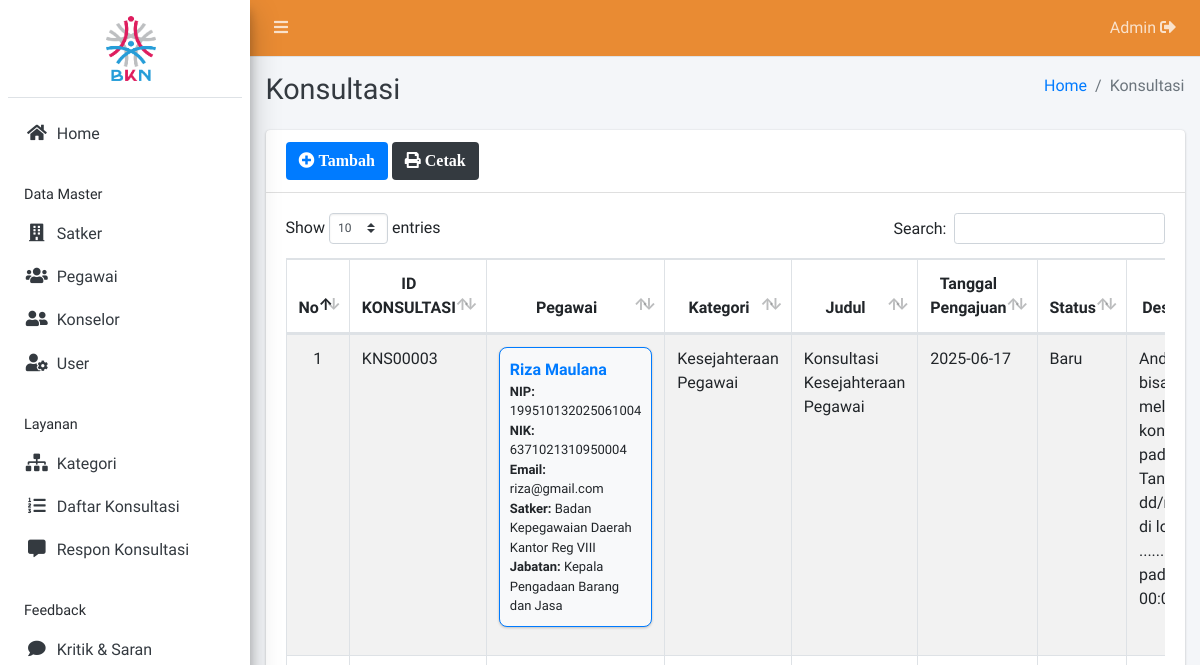
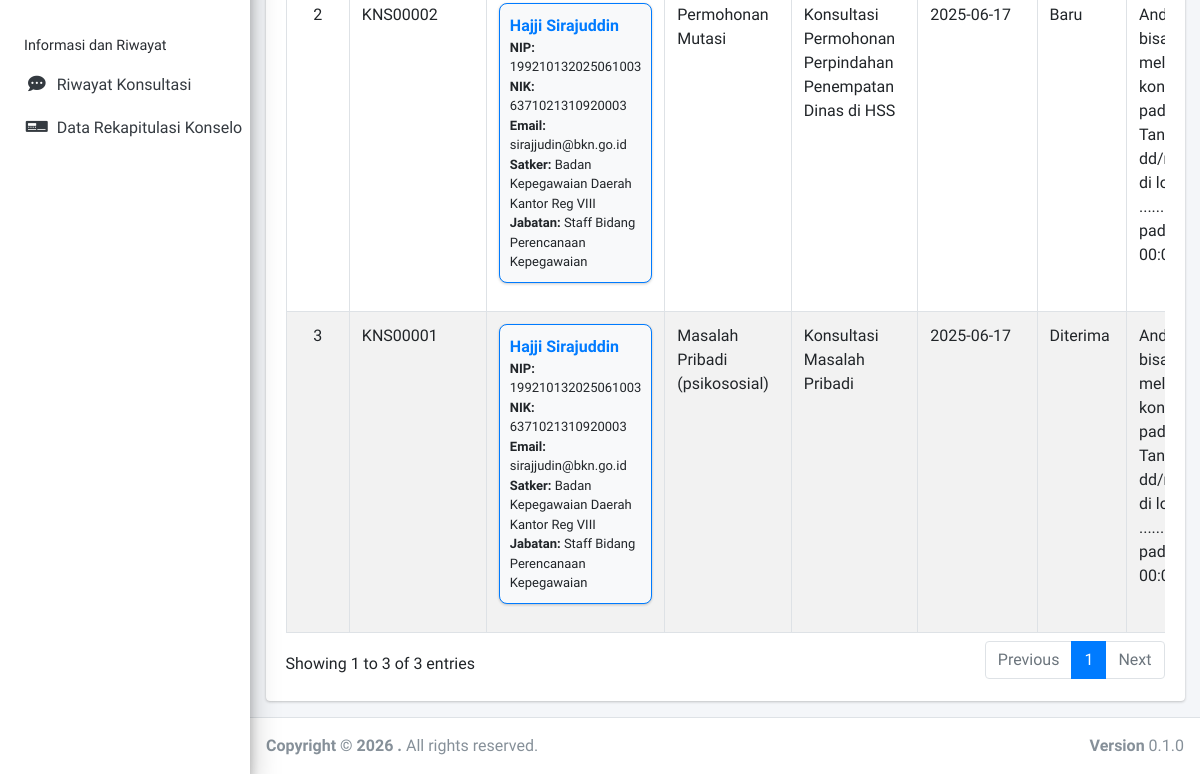
Page /admin/konsultasi/index.php (signed in) on the earlier database version (2 pictures, top to bottom).
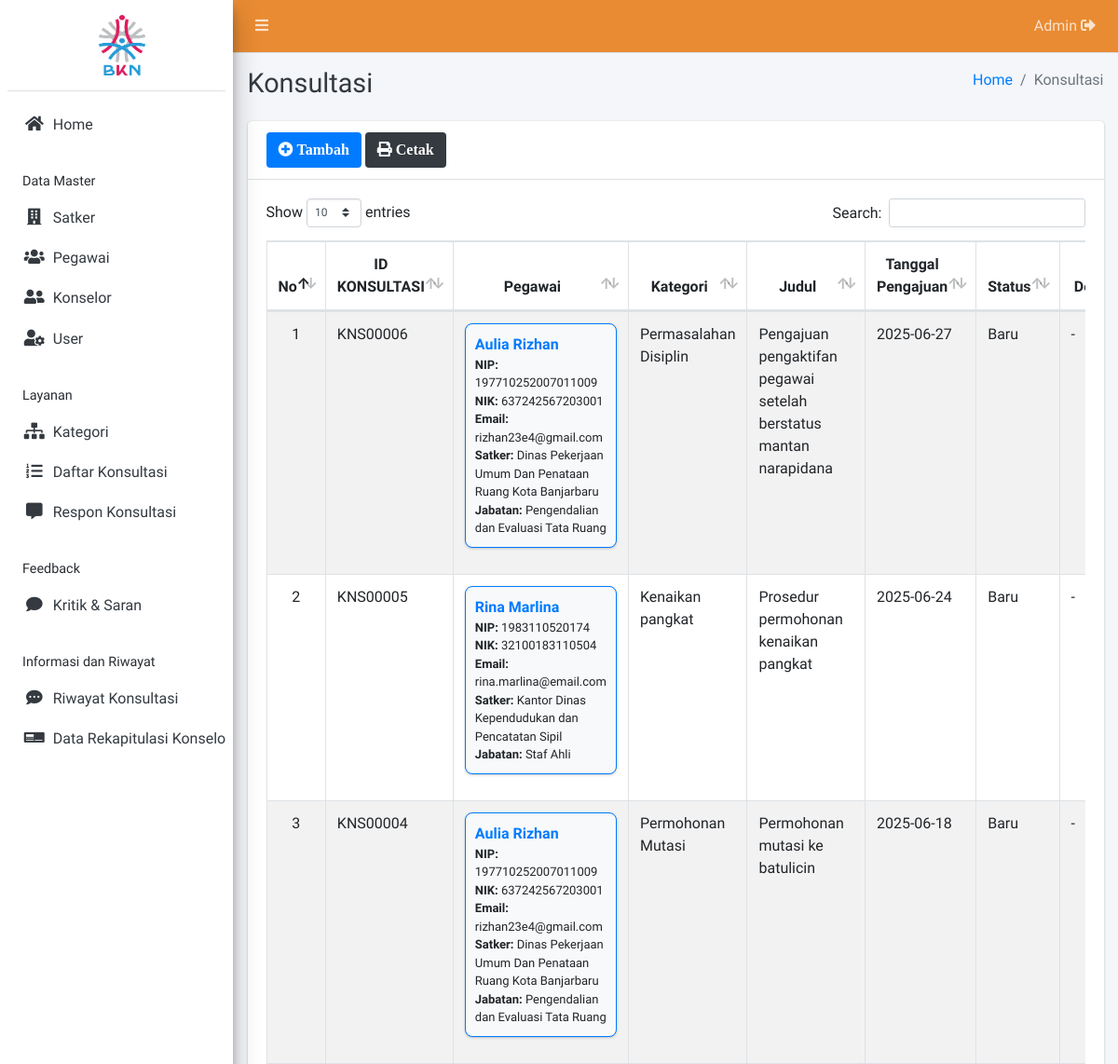
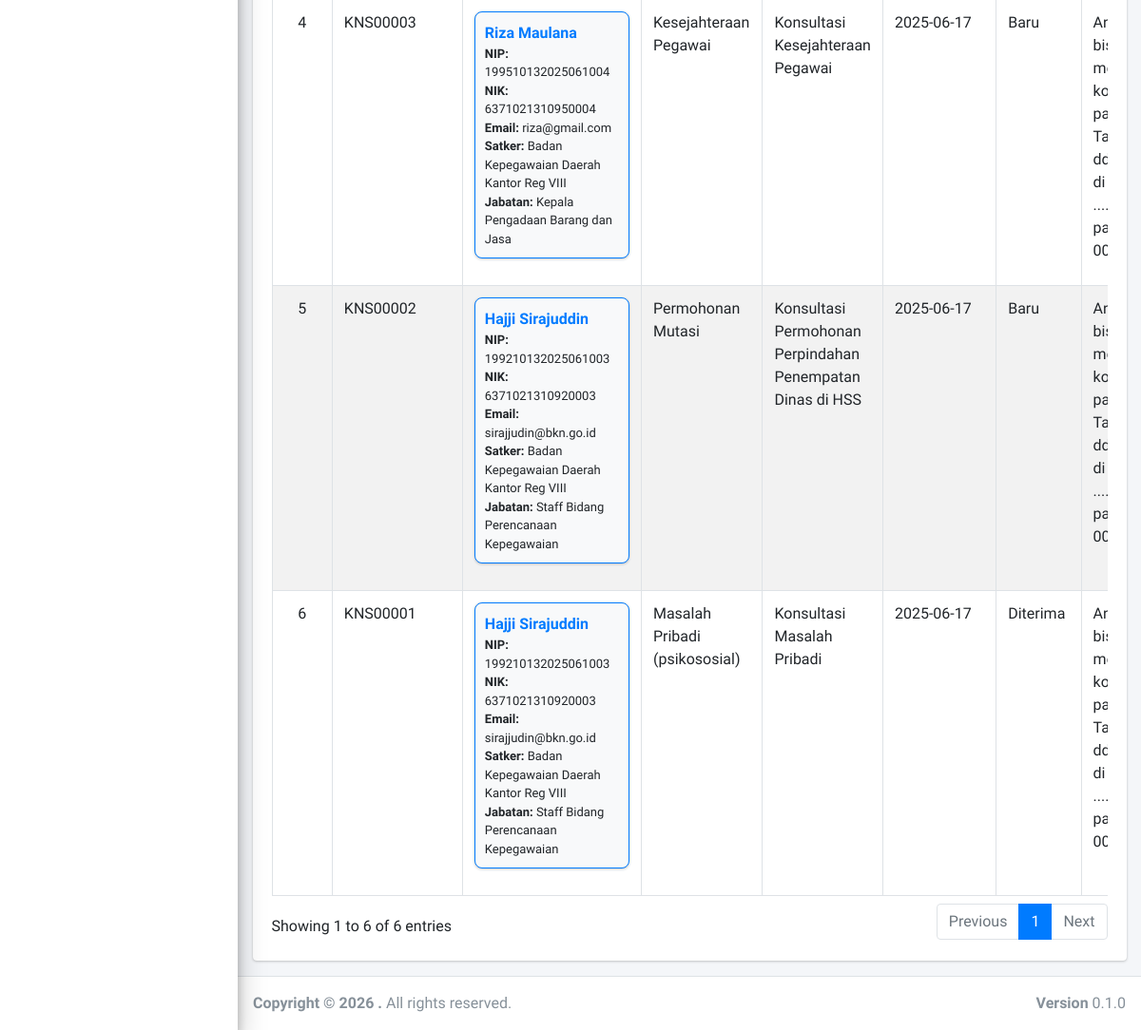
Same page on the later database version (2 pictures, top to bottom).
### tables this page shows
CREATE TABLE `konsultasi` (
  `id_konsultasi` varchar(25) NOT NULL,
  `nip` varchar(25) NOT NULL,
  `id_kategori` int(11) NOT NULL,
  `judul` varchar(150) NOT NULL,
  `tanggal_pengajuan` date NOT NULL,
  `status` varchar(20) NOT NULL,
  `deskripsi` text NOT NULL,
  `tanggal_respon` date NOT NULL
);

CREATE TABLE `pegawai` (
  `nip` varchar(25) NOT NULL,
  `nik` varchar(25) NOT NULL,
  `nama_lengkap` varchar(50) NOT NULL,
  `email` varchar(50) NOT NULL,
  `id_satker` varchar(50) NOT NULL,
  `jabatan` varchar(50) NOT NULL
);

CREATE TABLE `satker` (
  `id_satker` varchar(100) NOT NULL,
  `satker` varchar(250) NOT NULL,
  `lokasi` text NOT NULL
);

CREATE TABLE `kategori` (
  `id_kategori` int(11) NOT NULL,
  `nama_kategori` varchar(80) NOT NULL,
  `deskripsi` text NOT NULL
);

### config/config.php (called while the page is built, shortened)
<?php
function base_url($url = null)
{
    $env_base = getenv('BASE_URL');
    if ($env_base && is_string($env_base) && trim($env_base) !== '') {
        $base = rtrim(trim($env_base), '/');
    } else {
        if (!empty($_SERVER['HTTP_X_FORWARDED_PROTO'])) {
            $scheme = $_SERVER['HTTP_X_FORWARDED_PROTO'];
        } else {
            $scheme = (!empty($_SERVER['HTTPS']) && $_SERVER['HTTPS'] !== 'off') || (isset($_SERVER['SERVER_PORT']) && $_SERVER['SERVER_PORT'] == 443)
                ? 'https'
                : 'http';
        }
        if (!empty($_SERVER['HTTP_HOST'])) {
            $base = $scheme . '://' . $_SERVER['HTTP_HOST'];
        } else {
            $base = 'http://konsultasi_bkn.test';
        }
        $base = rtrim($base, '/');
    }
    if ($url !== null && $url !== '') {
        return $base . '/' . ltrim($url, '/');
    }
    return $base;
}

### admin/konsultasi/index.php (the view, shortened to what this page needs)
<?php
require '../../config/config.php';
require '../../config/koneksi.php';
?>
<!DOCTYPE html>
<html>
<?php
include '../../templates/head.php';
?>
<body class="hold-transition sidebar-mini layout-fixed">
    <div class="wrapper">
        <?php
        include '../../templates/navbar.php';
        ?>
        <?php
        include '../../templates/sidebar.php';
        ?>
        <div class="content-wrapper">
            <div class="content-header">
                <div class="container-fluid">
                    <div class="row mb-2">
                        <div class="col-sm-6">
                            <h1 class="m-0 text-dark">Konsultasi</h1>
                        </div>
                        <div class="col-sm-6">
                            <ol class="breadcrumb float-sm-right">
                                <li class="breadcrumb-item"><a href="#">Home</a></li>
                                <li class="breadcrumb-item active">Konsultasi</li>
                            </ol>
                        </div>
                    </div>
                </div>
            </div>
            <section class="content">
                <div class="container-fluid">
                    <div class="row">
                        <div class="col-12">
                            <div class="card card-outline">
                                <div class="card-header">
                                    <a href="tambah.php" class="btn bg-blue"><i class="fa fa-plus-circle"> Tambah</i></a>
                                    <a href="print.php" target="blank" class="btn bg-dark"><i class="fa fa-print"> Cetak</i></a>
                                </div>
                                <div class="card-body">
                                    <div class="table-responsive">
                                        <table id="example1" class="table table-bordered table-striped">
                                            <thead>
                                                <tr align="center">
                                                    <th>No</th>
                                                    <th>ID KONSULTASI</th>
                                                    <th>Pegawai</th>
                                                    <th>Kategori</th>
                                                    <th>Judul</th>
                                                    <th>Tanggal Pengajuan</th>
                                                    <th>Status</th>
                                                    <th>Deskripsi</th>
                                                </tr>
                                            </thead>
                                            <tbody>
                                            <?php
                                            $no = 1;
                                            $data = $koneksi->query("
                                                SELECT k.*, p.nama_lengkap, p.nip, p.nik, p.email, s.satker, p.jabatan, c.nama_kategori
                                                FROM konsultasi k
                                                LEFT JOIN pegawai p ON k.nip = p.nip
                                                LEFT JOIN satker s ON p.id_satker = s.id_satker
                                                LEFT JOIN kategori c ON k.id_kategori = c.id_kategori
                                                ORDER BY k.id_konsultasi DESC
                                            ");
                                            while ($row = $data->fetch_array()) {
                                            ?>
                                                <tr>
                                                    <td align="center"><?= $no++ ?></td>
                                                    <td><?= $row['id_konsultasi'] ?></td>
                                                    <td>
                                                        <div class="card" style="border:1px solid #007bff; border-radius:8px; padding:10px; background:#f8f9fa;">
                                                            <div style="font-weight:bold; color:#007bff; font-size:16px;"><?= $row['nama_lengkap'] ?></div>
                                                            <div style="font-size:13px;">
                                                                <span><strong>NIP:</strong> <?= $row['nip'] ?></span><br>
                                                                <span><strong>NIK:</strong> <?= $row['nik'] ?></span><br>
                                                                <span><strong>Email:</strong> <?= $row['email'] ?></span><br>
                                                                <span><strong>Satker:</strong> <?= $row['satker'] ?></span><br>
                                                                <span><strong>Jabatan:</strong> <?= $row['jabatan'] ?></span>
                                                            </div>
                                                        </div>
                                                    </td>
                                                    <td><?= $row['nama_kategori'] ?></td>
                                                    <td><?= $row['judul'] ?></td>
                                                    <td><?= $row['tanggal_pengajuan'] ?></td>
                                                    <td><?= $row['status'] ?></td>
                                                    <td><?= $row['deskripsi'] ?></td>
                                                </tr>
                                            <?php } ?>
                                            </tbody>
                                        </table>
                                    </div>
                                </div>
                            </div>
                        </div>
                    </div>
                </div>
            </section>
        </div>
        <?php include_once "../../templates/footer.php"; ?>
    </div>
</body>
</html>

### templates/head.php (shortened to what this page needs)
<head>
  <link rel="stylesheet" href="<?= base_url() ?>/assets/plugins/fontawesome-free/css/all.min.css">
  <link rel="stylesheet" href="https://code.ionicframework.com/ionicons/2.0.1/css/ionicons.min.css">
  <link rel="stylesheet" href="<?= base_url() ?>/assets/plugins/datatables-bs4/css/dataTables.bootstrap4.css">
  <link rel="stylesheet" href="<?= base_url() ?>/assets/plugins/ekko-lightbox/ekko-lightbox.css">
  <link rel="stylesheet" href="<?= base_url() ?>/assets/plugins/bootstrap-fileupload/bootstrap-fileupload.min.css">
  <link rel="stylesheet" href="<?= base_url() ?>/assets/plugins/tempusdominus-bootstrap-4/css/tempusdominus-bootstrap-4.min.css">
  <link rel="stylesheet" href="<?= base_url() ?>/assets/plugins/select2/css/select2.min.css">
  <link rel="stylesheet" href="<?= base_url() ?>/assets/plugins/select2-bootstrap4-theme/select2-bootstrap4.min.css">
  <link rel="stylesheet" href="<?= base_url() ?>/assets/plugins/icheck-bootstrap/icheck-bootstrap.min.css">
  <link rel="stylesheet" href="<?= base_url() ?>/assets/plugins/jqvmap/jqvmap.min.css">
  <link rel="stylesheet" href="<?= base_url() ?>/assets/dist/css/adminlte.min.css">
  <link rel="stylesheet" href="<?= base_url() ?>/assets/plugins/overlayScrollbars/css/OverlayScrollbars.min.css">
  <link rel="stylesheet" href="<?= base_url() ?>/assets/plugins/daterangepicker/daterangepicker.css">
  <link rel="stylesheet" href="<?= base_url() ?>/assets/plugins/summernote/summernote-bs4.css">
  <link rel="stylesheet" href="<?= base_url() ?>/assets/plugins/bootstrap-fileupload/bootstrap-fileupload.min.css">
  <link rel="stylesheet" href="https://unpkg.com/leaflet@1.7.1/dist/leaflet.css" />
  <link rel="stylesheet" href="<?= base_url() ?>/assets/leaflet-search/src/leaflet-search.css">
  <link href='https://api.tiles.mapbox.com/mapbox-gl-js/v0.53.0/mapbox-gl.css' rel='stylesheet' />
  <link rel='stylesheet' href='https://api.mapbox.com/mapbox-gl-js/plugins/mapbox-gl-geocoder/v2.3.0/mapbox-gl-geocoder.css' type='text/css' />
  <link href='https://api.tiles.mapbox.com/mapbox-gl-js/v0.48.0/mapbox-gl.css' rel='stylesheet' />
</head>

### templates/navbar.php
<nav class="main-header navbar navbar-expand navbar-blue navbar-dark" style="background-color:  #E98B33;">
  <ul class="navbar-nav">
    <li class="nav-item">
      <a class="nav-link" data-widget="pushmenu" href="#"><i class="fas fa-bars"></i></a>
    </li>
  </ul>
  <ul class="navbar-nav ml-auto">
    <li class="nav-item dropdown">
      <a class="nav-link alert-logout" href="<?= base_url('logout') ?>">
            <?php
            if ($_SESSION['role'] == "Admin") {
              echo $_SESSION['role'];
            } elseif ($_SESSION['role'] == "User") {
              echo isset($_SESSION['nama_lengkap']) ? $_SESSION['nama_lengkap'] : $_SESSION['nama_user'];
            } elseif ($_SESSION['role'] == "Konselor") {
              echo isset($_SESSION['nama_user']) ? $_SESSION['nama_user'] : 'Konselor';
            }
           ?>
         <i class="fas fa-sign-out-alt"></i>
      </a>
    </li>
  </ul>
</nav>

### templates/sidebar.php (shortened to what this page needs)
<aside class="main-sidebar sidebar-light-blue elevation-4">
  <div class="sidebar">
    <div class="user-panel mt-3 pb-3 d-flex justify-content-center">
      <div class="image">
        <img src="<?= base_url() ?>/assets/dist/img/LOGO_BKN.png" alt="Logo" style="display:block; margin:auto; width:50px; height:65px">
      </div>
    </div>
    <?php if ($_SESSION['role'] == "Admin") { ?>
      <nav class="mt-3">
        <ul class="nav nav-pills nav-sidebar flex-column nav-child-indent" data-widget="treeview" role="menu" data-accordion="false">
          <li class="nav-item">
            <a href="<?= base_url('admin/index') ?>" class="nav-link">
              <i class="nav-icon fas fa-home"></i>
              <p>
                Home
              </p>
            </a>
          </li>
          <li class="nav nav-header">Data Master</li>
          <li class="nav-item">
            <a href="<?= base_url('admin/satker/') ?>" class="nav-link">
              <i class="fas fa-building nav-icon"></i>
              <p>Satker</p>
            </a>
          </li>
          <li class="nav-item">
            <a href="<?= base_url('admin/pegawai/') ?>" class="nav-link">
              <i class="fas fa-users nav-icon"></i>
              <p>Pegawai</p>
            </a>
          </li>
          <li class="nav-item">
            <a href="<?= base_url('admin/konselor/') ?>" class="nav-link">
              <i class="fas fa-user-friends nav-icon"></i>
              <p>Konselor</p>
            </a>
          </li>
          <li class="nav-item">
            <a href="<?= base_url('admin/user/') ?>" class="nav-link">
              <i class="fas fa-user-cog nav-icon"></i>
              <p>User</p>
            </a>
          </li>
          <li class="nav nav-header">Layanan</li>
          <li class="nav-item">
            <a href="<?= base_url('admin/kategori/') ?>" class="nav-link">
              <i class="fas fa-sitemap nav-icon"></i>
              <p>Kategori</p>
            </a>
          </li>
          <li class="nav-item">
            <a href="<?= base_url('admin/konsultasi/') ?>" class="nav-link">
              <i class="fas fa-list-ol nav-icon"></i>
              <p>Daftar Konsultasi</p>
            </a>
          </li>
          <li class="nav-item">
            <a href="<?= base_url('admin/respon_konsultasi/') ?>" class="nav-link">
              <i class="fas fa-comment-alt nav-icon"></i>
              <p>Respon Konsultasi</p>
            </a>
          </li>
          <li class="nav nav-header">Feedback</li>
          <li class="nav-item">
            <a href="<?= base_url('admin/kritik_saran/') ?>" class="nav-link">
              <i class="fas fa-comment nav-icon"></i>
              <p>Kritik & Saran</p>
            </a>
          </li>
          <li class="nav nav-header">Informasi dan Riwayat</li>
          <li class="nav-item">
            <a href="<?= base_url('admin/riwayat_konsultasi/') ?>" class="nav-link">
              <i class="fas fa-comment-dots nav-icon"></i>
              <p>Riwayat Konsultasi</p>
            </a>
          </li>
          <li class="nav-item">
            <a href="<?= base_url('admin/rekap_konselor/') ?>" class="nav-link">
              <i class="fas fa-digital-tachograph nav-icon"></i>
              <p>Data Rekapitulasi Konselor</p>
            </a>
          </li>
        </ul>
      </nav>
<?php } ?>
  </div>
</aside>

### templates/footer.php
<footer class="main-footer">
  <strong>Copyright &copy; <?= date('Y') ?> <a href="#"></a>.</strong>
  All rights reserved.
  <div class="float-right d-none d-sm-inline-block">
    <b>Version</b> 0.1.0
  </div>
</footer>

Differences in the rows shown:
added konsultasi: id_konsultasi "KNS00006", pegawai.nama_lengkap "Aulia Rizhan", pegawai.nip "197710252007011009", pegawai.nik "637242567203001", pegawai.email "rizhan23e4@gmail.com", satker.satker "Dinas Pekerjaan Umum Dan Penataan Ruang Kota Banjarbaru", pegawai.jabatan "Pengendalian dan Evaluasi Tata Ruang", id_kategori.nama_kategori "Permasalahan Disiplin", judul "Pengajuan pengaktifan pegawai setelah berstatus mantan narapidana", tanggal_pengajuan "2025-06-27", status "Baru", deskripsi "-"
added konsultasi: id_konsultasi "KNS00005", pegawai.nama_lengkap "Rina Marlina", pegawai.nip "1983110520174", pegawai.nik "32100183110504", pegawai.email "rina.marlina@email.com", satker.satker "Kantor Dinas Kependudukan dan Pencatatan Sipil", pegawai.jabatan "Staf Ahli", id_kategori.nama_kategori "Kenaikan pangkat", judul "Prosedur permohonan kenaikan pangkat", tanggal_pengajuan "2025-06-24", status "Baru", deskripsi "-"
added konsultasi: id_konsultasi "KNS00004", pegawai.nama_lengkap "Aulia Rizhan", pegawai.nip "197710252007011009", pegawai.nik "637242567203001", pegawai.email "rizhan23e4@gmail.com", satker.satker "Dinas Pekerjaan Umum Dan Penataan Ruang Kota Banjarbaru", pegawai.jabatan "Pengendalian dan Evaluasi Tata Ruang", id_kategori.nama_kategori "Permohonan Mutasi", judul "Permohonan mutasi ke batulicin", tanggal_pengajuan "2025-06-18", status "Baru", deskripsi "-"
Other differences:
text written by a page script: "Show entries Search: Showing 1 to 3 of 3 entries Previous 1 Next" → "Show entries Search: Showing 1 to 6 of 6 entries Previous 1 Next"
